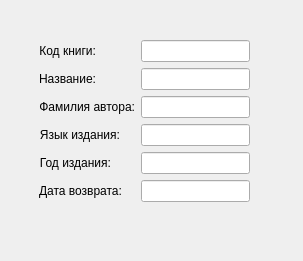
<?xml version="1.0" encoding="UTF-8"?>
<ui version="4.0">
 <class>bookInfo</class>
 <widget class="QDialog" name="bookInfo">
  <property name="geometry">
   <rect>
    <x>0</x>
    <y>0</y>
    <width>303</width>
    <height>261</height>
   </rect>
  </property>
  <property name="minimumSize">
   <size>
    <width>303</width>
    <height>261</height>
   </size>
  </property>
  <property name="maximumSize">
   <size>
    <width>303</width>
    <height>261</height>
   </size>
  </property>
  <property name="windowTitle">
   <string>инфа</string>
  </property>
  <widget class="QWidget" name="formLayoutWidget">
   <property name="geometry">
    <rect>
     <x>39</x>
     <y>40</y>
     <width>211</width>
     <height>181</height>
    </rect>
   </property>
   <layout class="QFormLayout" name="formLayout">
    <item row="4" column="1">
     <widget class="QLineEdit" name="year">
      <property name="readOnly">
       <bool>true</bool>
      </property>
     </widget>
    </item>
    <item row="3" column="1">
     <widget class="QLineEdit" name="lan">
      <property name="readOnly">
       <bool>true</bool>
      </property>
     </widget>
    </item>
    <item row="2" column="1">
     <widget class="QLineEdit" name="author">
      <property name="readOnly">
       <bool>true</bool>
      </property>
     </widget>
    </item>
    <item row="1" column="1">
     <widget class="QLineEdit" name="name">
      <property name="readOnly">
       <bool>true</bool>
      </property>
     </widget>
    </item>
    <item row="0" column="1">
     <widget class="QLineEdit" name="id">
      <property name="readOnly">
       <bool>true</bool>
      </property>
     </widget>
    </item>
    <item row="0" column="0">
     <widget class="QLabel" name="label">
      <property name="text">
       <string>Код книги:</string>
      </property>
      <property name="alignment">
       <set>Qt::AlignRight|Qt::AlignTrailing|Qt::AlignVCenter</set>
      </property>
     </widget>
    </item>
    <item row="1" column="0">
     <widget class="QLabel" name="label_2">
      <property name="text">
       <string>Название:</string>
      </property>
      <property name="alignment">
       <set>Qt::AlignRight|Qt::AlignTrailing|Qt::AlignVCenter</set>
      </property>
     </widget>
    </item>
    <item row="2" column="0">
     <widget class="QLabel" name="label_3">
      <property name="text">
       <string>Фамилия автора:</string>
      </property>
      <property name="alignment">
       <set>Qt::AlignRight|Qt::AlignTrailing|Qt::AlignVCenter</set>
      </property>
     </widget>
    </item>
    <item row="3" column="0">
     <widget class="QLabel" name="label_4">
      <property name="text">
       <string>Язык издания:</string>
      </property>
      <property name="alignment">
       <set>Qt::AlignRight|Qt::AlignTrailing|Qt::AlignVCenter</set>
      </property>
     </widget>
    </item>
    <item row="4" column="0">
     <widget class="QLabel" name="label_5">
      <property name="text">
       <string>Год издания:</string>
      </property>
      <property name="alignment">
       <set>Qt::AlignRight|Qt::AlignTrailing|Qt::AlignVCenter</set>
      </property>
     </widget>
    </item>
    <item row="5" column="1">
     <widget class="QLineEdit" name="date">
      <property name="readOnly">
       <bool>true</bool>
      </property>
     </widget>
    </item>
    <item row="5" column="0">
     <widget class="QLabel" name="label_6">
      <property name="text">
       <string>Дата возврата:</string>
      </property>
     </widget>
    </item>
   </layout>
  </widget>
 </widget>
 <resources/>
 <connections/>
</ui>
